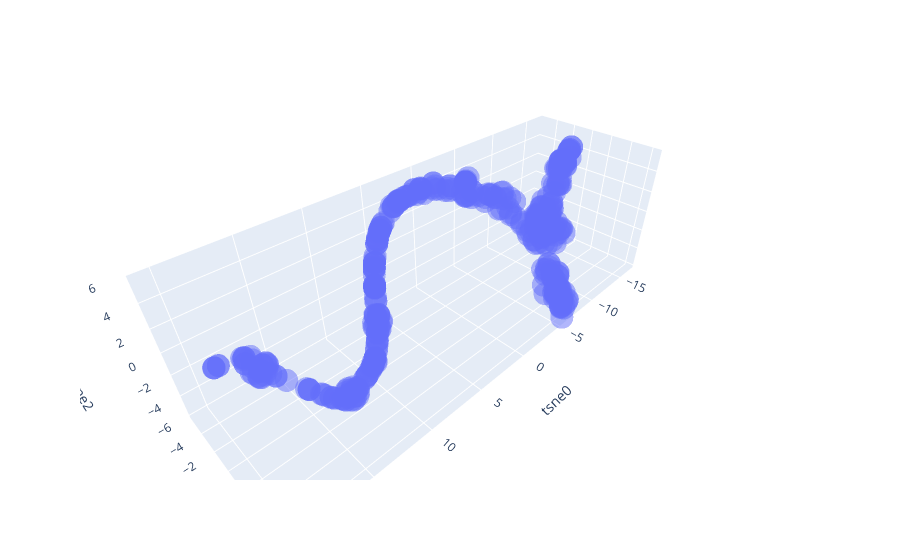

This figure's notebook cell:
### Code cell
fig = px.scatter_3d(
    data_frame=df_tsne,
    x=df_tsne.columns[0],
    y=df_tsne.columns[1],
    z=df_tsne.columns[2],
    opacity=0.5,
)
fig.show()

### Figure 1 — Plotly figure (JSON) as saved in the notebook; plotly's stock layout.template omitted (floating-point values rounded to 4 significant figures; data arrays with more than 128 entries replaced by an {"elided": "..."} marker saying what was removed)
{"data": [{"hovertemplate": "tsne0=%{x}<br>tsne1=%{y}<br>tsne2=%{z}<extra></extra>", "legendgroup": "", "marker": {"color": "#636efa", "opacity": 0.5, "symbol": "circle"}, "mode": "markers", "name": "", "scene": "scene", "showlegend": false, "type": "scatter3d", "x": {"elided": "414 float values"}, "y": {"elided": "414 float values"}, "z": {"elided": "414 float values"}}], "layout": {"legend": {"tracegroupgap": 0}, "margin": {"t": 60}, "scene": {"domain": {"x": [0, 1], "y": [0, 1]}, "xaxis": {"title": {"text": "tsne0"}}, "yaxis": {"title": {"text": "tsne1"}}, "zaxis": {"title": {"text": "tsne2"}}}}}
